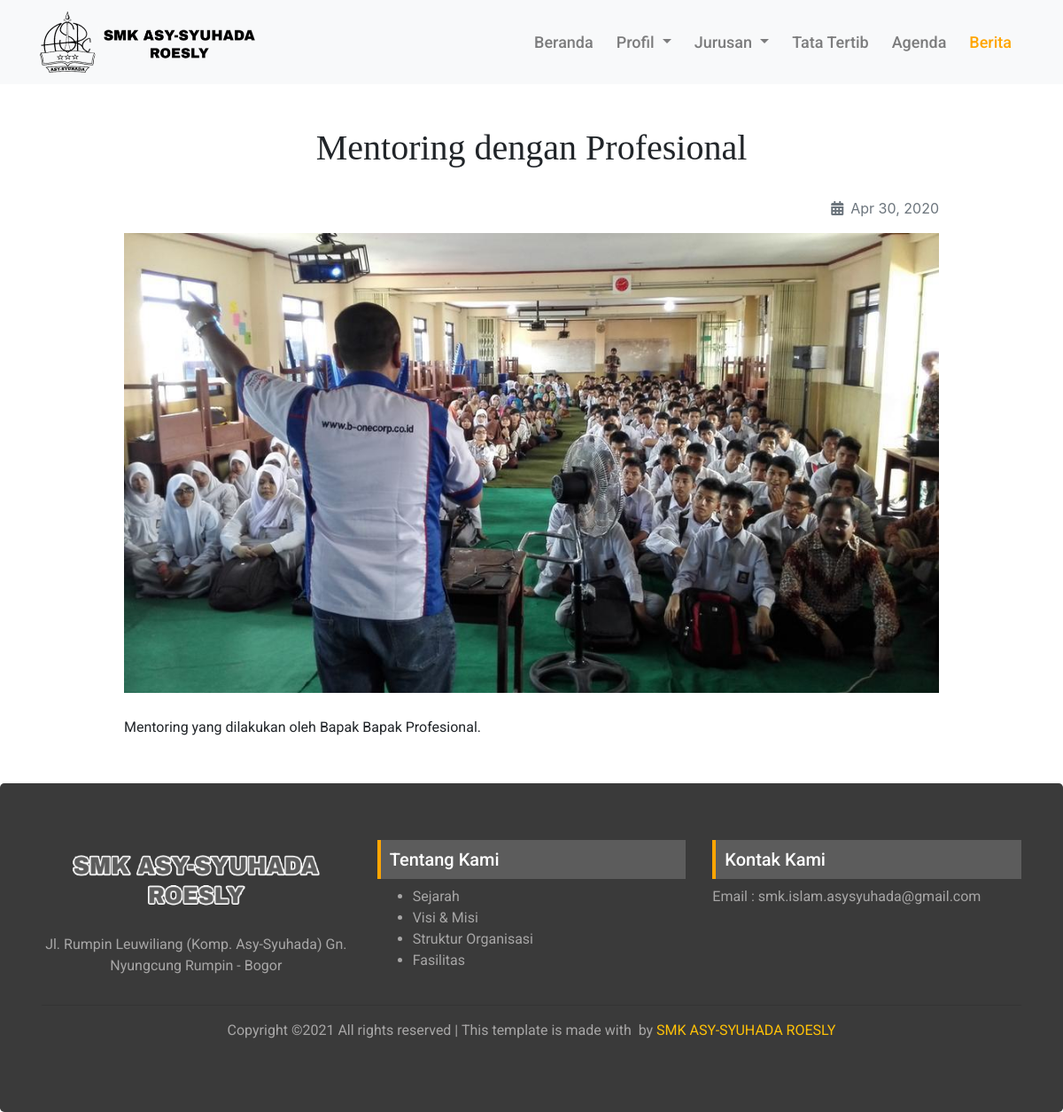
The page /blog/baca/mentoring-dengan-profesional on the database its author committed.
### tables this page shows
CREATE TABLE `posts` (
  `id` int(11) NOT NULL AUTO_INCREMENT,
  `title` varchar(255) NOT NULL,
  `seo_title` varchar(255) NOT NULL,
  `content` text NOT NULL,
  `photo` varchar(100) NOT NULL,
  `is_active` char(1) NOT NULL,
  `date` date NOT NULL,
  PRIMARY KEY (`id`)
);

### application/controllers/Blog.php (called while the page is built, shortened)
<?php
class Blog extends CI_Controller {
	public function __construct()
	{
		$this->load->model('berita_model', 'berita');
	}
	public function baca($seo_title)
	{
		$berita = $this->berita->getDataBySeo($seo_title);
		if($berita){
			$data['title']		= 'Berita';
			$data['page']		= 'berita/blog-detail';
			$data['berita']	= $berita;
			$this->load->view('front/layouts/main', $data);
		}else{
			redirect(base_url('home/index'));
		}
	}
}

### index.php (called while the page is built, shortened)
<?php
require_once BASEPATH.'core/CodeIgniter.php';

### application/models/Berita_model.php (called while the page is built, shortened)
<?php
class Berita_model extends CI_Model {
	public function getDataBySeo($seo_title)
	{
		return $this->db->get_where('posts', ['seo_title' => $seo_title])->row();
	}
}

### application/helpers/dateindo_helper.php (called while the page is built, shortened)
<?php
function mediumdate_indo($tgl){
   $ubah = gmdate($tgl, time()+60*60*8);
   $pecah = explode("-",$ubah);
   $tanggal = $pecah[2];
   $bulan = medium_bulan($pecah[1]);
   $tahun = $pecah[0];
   return $bulan . ' ' . $tanggal . ', ' . $tahun;
}
function medium_bulan($bln){
   switch ($bln)
   {
      case 4:
         return "Apr";
         break;
   }
}

### application/views/front/pages/berita/blog-detail.php (the view)
<div class="blog mt-5 mb-5">
	<div class="container">
		<div class="row justify-content-center">
			<div class="col-lg-10">
				<h1 class="text-center"><?= $berita->title ?></h1>
			</div>
		</div>
		<div class="row justify-content-center mt-4">
			<div class="col-lg-10">
				<p class="text-right text-muted"><i class="fa fa-calendar-alt mr-2" aria-hidden="true"></i><?= mediumdate_indo($berita->date) ?></p>
				<img src="<?= base_url('img/berita/' . $berita->photo) ?>">
			</div>
		</div>
		<div class="row justify-content-center mt-4 konten">
			<div class="col-lg-10">
				<?= $berita->content ?>
			</div>
		</div>
	</div>
</div>

### asset/css/style.css (style rules this page uses)
html, body { overflow-x: hidden !important; }
.blog h1 { font-family: 'Playfair Display'; }
.blog img { width: 100%; }
.blog .konten { font-family: 'Roboto'; font-size: 16px; line-height: 30px; }

### rows shown on the page
posts: title "Mentoring dengan Profesional", date "Apr 30, 2020", photo (picture), content "Mentoring yang dilakukan oleh Bapak Bapak Profesional."
